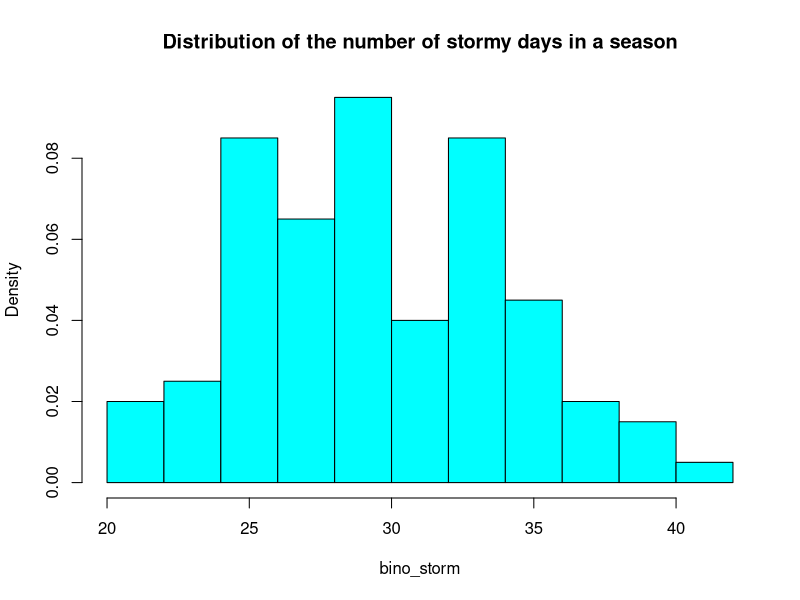
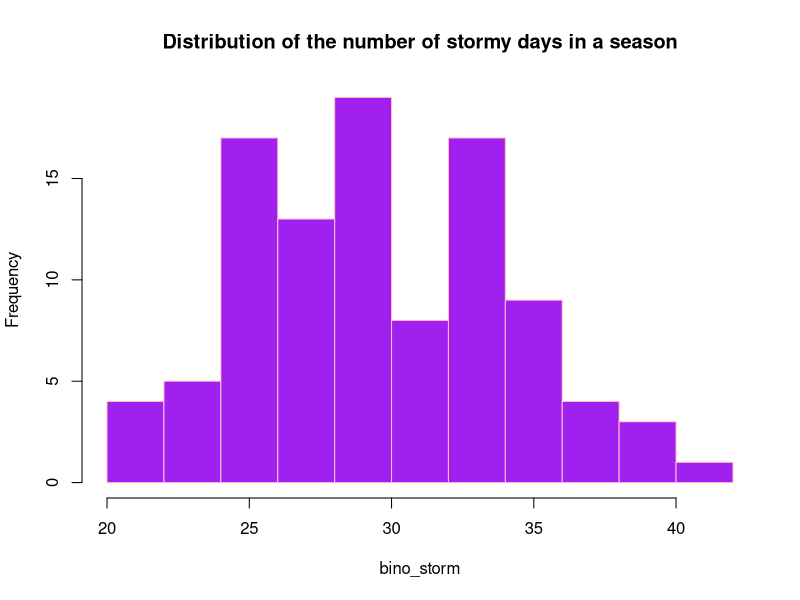
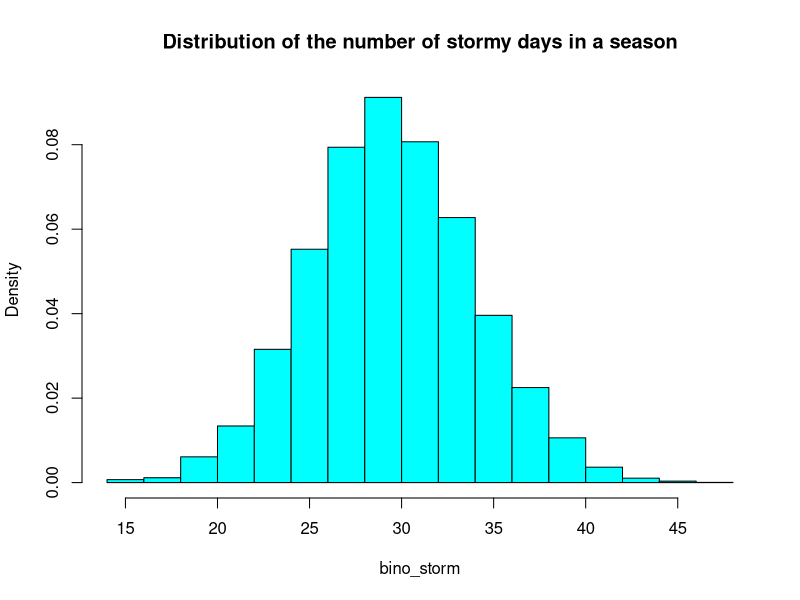
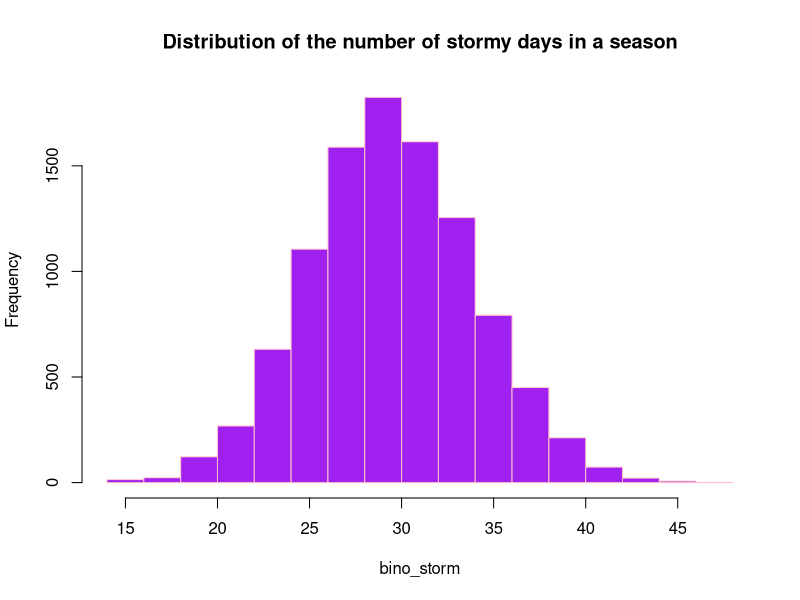
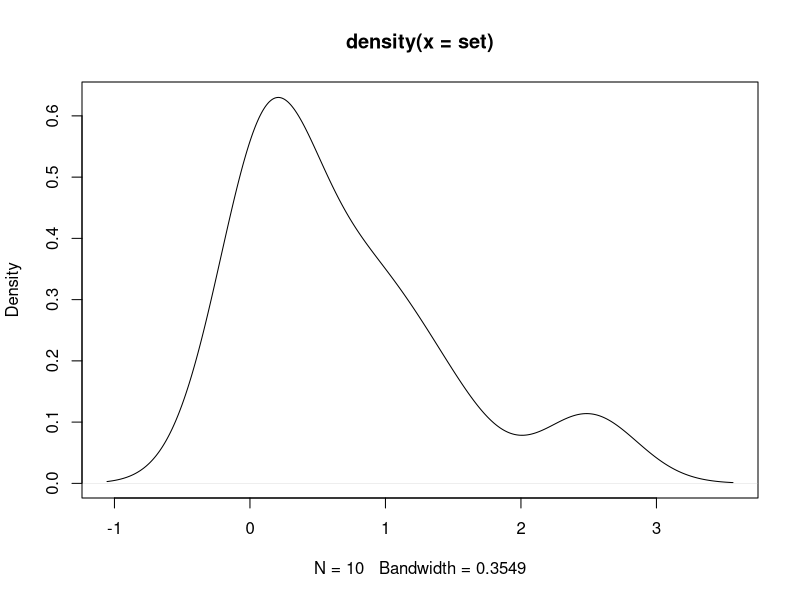
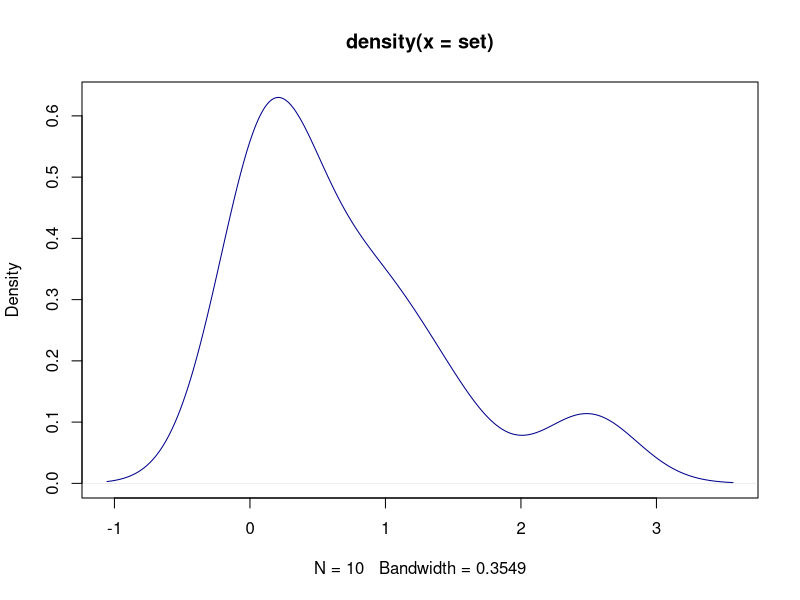
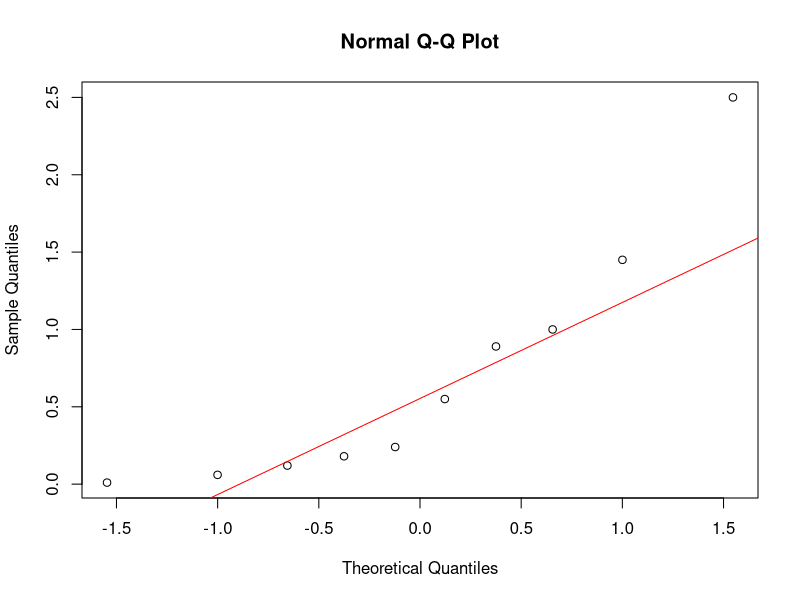
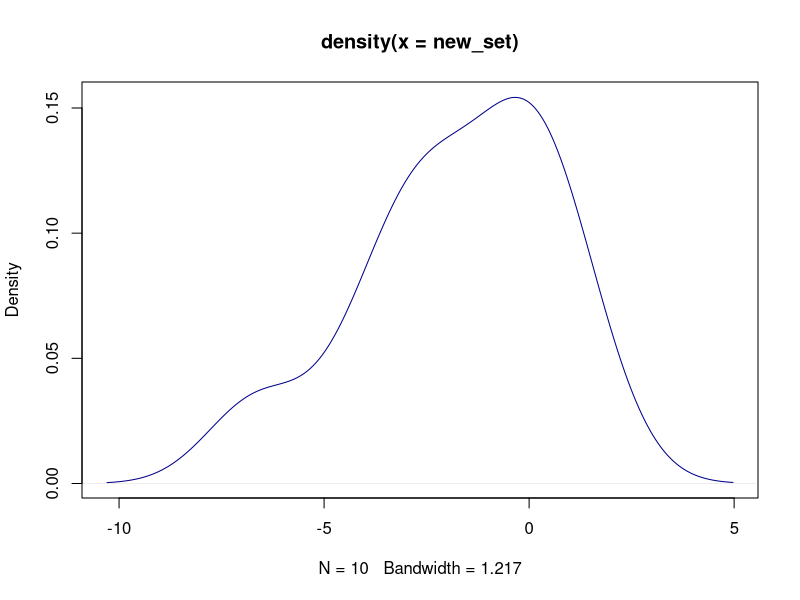

These figures' R source, in order:

#################   Exercise 1.   ############################

# Ex. 1. a)
a<-251/502
a

# Ex. 1. b)
b<-(103+25)/251
b

#################   Exercise 2.   ############################

# Ex. 2. a)
sens<-19/213
sens

# Ex. 2. b)
spec<-417/432
spec

# Ex. 2. c)
ppv<-(19/213*0.02)/(19/213*0.02+(1-417/432)*0.98)
ppv

# Ex. 2. d)
npv<-(417/432*0.98)/(417/432*0.98+(1-19/213)*0.02)
npv


#################   Exercise 3.   ############################

# Ex. 3. a)
#  X r.v. that represents the number of stormy days in a winter
#  X  ~  Bi(90, 1/3)


# Ex. 3. b)
mean<-90*(1/3) #E(X)
mean
var<-mean*(1-(1/3)) #var(X)
var

1-pbinom(30,90,1/3) # P(X>30)=1-P(X<=30)
# dbinom(0,90,1/3)

pbinom(30,90,1/3, lower.tail = FALSE) #P(X>30)

# Ex. 3. c)

# set.seed(0.898)
bino_storm<-rbinom(100,90,1/3)
bino_storm
hist(bino_storm,main="Distribution of the number of stormy days in a season",col="cyan",prob=T)
hist(bino_storm,main="Distribution of the number of stormy days in a season",col="purple", border = "pink",freq=T)
mbino_storm<-mean(bino_storm)
mbino_storm


bino_storm<-rbinom(10000,90,1/3) # Generation of 10000Binomial variables
bino_storm
hist(bino_storm,main="Distribution of the number of stormy days in a season",col="cyan",prob=T)
hist(bino_storm,main="Distribution of the number of stormy days in a season",col="purple", border = "pink",freq=T)
mbino_storm<-mean(bino_storm)
mbino_storm

#################   Exercise 4.   ############################

# Ex. 4. a)

#  X r.v. that represents the number of purines in a microRNA of size 20
#  X  ~  Bi(20, 0.7)

a<-dbinom(14,20,0.7)
a


# Ex. 4. b)
b<-pbinom(14,20,0.7)
b

# Ex. 4. c)
c<-pbinom(15,20,0.7)-pbinom(10,20,0.7)-dbinom(15,20,0.7)
c
c1<-pbinom(14,20,0.7)-pbinom(10,20,0.7) # X is a r.v. discrete
c1


# Ex. 4. d)
d<-mean_10<-20*0.7
d
sd<-sqrt(20*0.7*0.3)
sd


#################   Exercise 5.   ############################

# Ex. 5. a)

a.5<-pnorm(1.2,1.6,0.42)
a.5

# Ex. 5. b)
b.5<-pnorm(2,1.6,0.42)-pnorm(1.2,1.6,0.42)
b.5

# Ex. 5. c)
c.5<-qnorm(0.15,1.6,0.42)
c.5

# Ex. 5. d)
d.5<-rnorm(1000,1.6,0.42)
sample_1000<-mean(d.5)
sample_1000
sd_sample_1000<-sd(d.5)
sd_sample_1000



#################   Exercise 6.   ############################

# Ex. 6. a)

set<-c(0.12,0.24,0.01,0.06,0.18,0.55,0.89,1.00,1.45,2.5)

plot(density(set))
plot(density(set),col="darkblue")
qqnorm(set)
qqline(set,col="red")


# Ex. 6. b)

new_set<-log2(set)

plot(density(new_set),col="darkblue")
qqnorm(new_set)
qqline(new_set,col="turquoise3")


# Ex. 6. c)

par(mfrow=c(1,2))
qqnorm(set)
qqline(set,col="magenta3")
qqnorm(new_set)
qqline(new_set,col="royalblue1")


